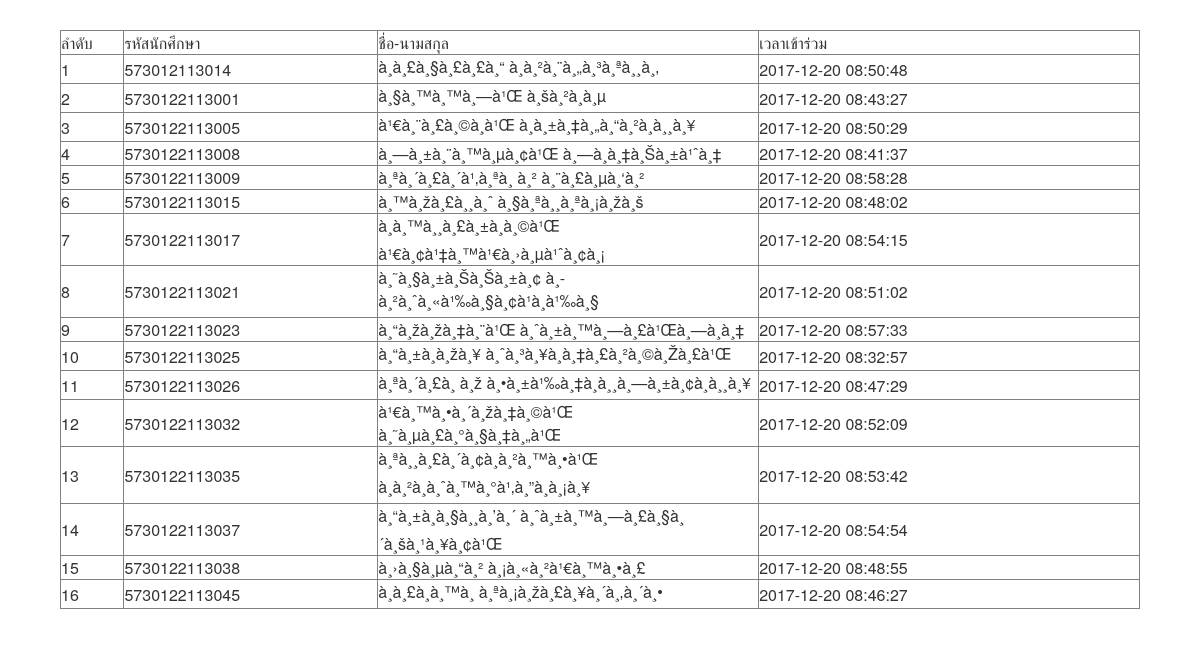
The page /viewchk.php on the database its author committed.
### tables this page shows
CREATE TABLE `checkin` (
  `ST_Code` varchar(15) NOT NULL,
  `ST_Name` varchar(100) NOT NULL,
  `Timein` datetime NOT NULL
);

### viewchk.php (the view, shortened to what this page needs)
<?php
include'include/condb.php';
?>
<html lang="en">
  <head>
<link href="css/bootstrap.min.css" rel="stylesheet">
<link rel="stylesheet" href="https://maxcdn.bootstrapcdn.com/bootstrap/3.3.7/css/bootstrap.min.css">
<link rel="stylesheet" href="https://maxcdn.bootstrapcdn.com/bootstrap/3.3.7/css/bootstrap-theme.min.css">
  </head>
  <body>
<?php
  $sql = "SELECT * FROM checkin ORDER BY ST_Code ASC";
  $query = mysqli_query($conn, $sql);
 ?>
<div class="container">
<table border="1" style="margin: 30px">
  <tr>
    <td width="5%">ลำดับ</td>
    <td width="20%">รหัสนักศึกษา</td>
    <td width="30%">ชื่อ-นามสกุล</td>
    <td width="30%">เวลาเข้าร่วม</td>
  </tr>
<?php
$i=0;
  while($result=mysqli_fetch_array($query,MYSQLI_ASSOC)){
 $i++;
?>
  <tr>
    <td><?php echo $i; ?></td>
    <td><?php echo $result['ST_Code']; ?></td>
    <td><?php echo $result['ST_Name']; ?></td>
    <td><?php echo $result['Timein']; ?></td>
  </tr>
<?php
}
?>
</table>
    </div>
  </body>
</html>

### rows shown on the page
checkin: ST_Code "573012113014", ST_Name "à¸­à¸£à¸§à¸£à¸£à¸“ à¸à¸²à¸¨à¸„à¸³à¸ªà¸¸à¸‚", Timein "2017-12-20 08:50:48"
checkin: ST_Code "5730122113001", ST_Name "à¸§à¸™à¸™à¸—à¹Œ à¸šà¸²à¸à¸µ", Timein "2017-12-20 08:43:27"
checkin: ST_Code "5730122113005", ST_Name "à¹€à¸¨à¸£à¸©à¸à¹Œ à¸­à¸±à¸‡à¸„à¸“à¸²à¸à¸¸à¸¥", Timein "2017-12-20 08:50:29"
checkin: ST_Code "5730122113008", ST_Name "à¸—à¸±à¸¨à¸™à¸µà¸¢à¹Œ à¸—à¸­à¸‡à¸Šà¸±à¹ˆà¸‡", Timein "2017-12-20 08:41:37"
checkin: ST_Code "5730122113009", ST_Name "à¸ªà¸´à¸£à¸´à¹‚à¸ªà¸ à¸² à¸¨à¸£à¸µà¸‘à¸²", Timein "2017-12-20 08:58:28"
checkin: ST_Code "5730122113015", ST_Name "à¸™à¸žà¸£à¸¸à¸ˆ à¸§à¸ªà¸¸à¸ªà¸¡à¸žà¸š", Timein "2017-12-20 08:48:02"
checkin: ST_Code "5730122113017", ST_Name "à¸­à¸™à¸¸à¸£à¸±à¸à¸©à¹Œ à¹€à¸¢à¹‡à¸™à¹€à¸›à¸µà¹ˆà¸¢à¸¡", Timein "2017-12-20 08:54:15"
checkin: ST_Code "5730122113021", ST_Name "à¸˜à¸§à¸±à¸Šà¸Šà¸±à¸¢ à¸­à¸²à¸ˆà¸«à¹‰à¸§à¸¢à¹à¸à¹‰à¸§", Timein "2017-12-20 08:51:02"
checkin: ST_Code "5730122113023", ST_Name "à¸“à¸žà¸žà¸‡à¸¨à¹Œ à¸ˆà¸±à¸™à¸—à¸£à¹Œà¸—à¸­à¸‡", Timein "2017-12-20 08:57:33"
checkin: ST_Code "5730122113025", ST_Name "à¸“à¸±à¸à¸žà¸¥ à¸ˆà¸³à¸¥à¸­à¸‡à¸£à¸²à¸©à¸Žà¸£à¹Œ", Timein "2017-12-20 08:32:57"
checkin: ST_Code "5730122113026", ST_Name "à¸ªà¸´à¸£à¸ à¸ž à¸•à¸±à¹‰à¸‡à¸­à¸¸à¸—à¸±à¸¢à¸à¸¸à¸¥", Timein "2017-12-20 08:47:29"
checkin: ST_Code "5730122113032", ST_Name "à¹€à¸™à¸•à¸´à¸žà¸‡à¸©à¹Œ à¸˜à¸µà¸£à¸°à¸§à¸‡à¸„à¹Œ", Timein "2017-12-20 08:52:09"
checkin: ST_Code "5730122113035", ST_Name "à¸ªà¸¸à¸£à¸´à¸¢à¸à¸²à¸™à¸•à¹Œ à¸à¸²à¸à¸ˆà¸™à¸°à¹‚à¸”à¸à¸¡à¸¥", Timein "2017-12-20 08:53:42"
checkin: ST_Code "5730122113037", ST_Name "à¸“à¸±à¸à¸§à¸¸à¸’à¸´ à¸ˆà¸±à¸™à¸—à¸£à¸§à¸´à¸šà¸¹à¸¥à¸¢à¹Œ", Timein "2017-12-20 08:54:54"
checkin: ST_Code "5730122113038", ST_Name "à¸›à¸§à¸µà¸“à¸² à¸¡à¸«à¸²à¹€à¸™à¸•à¸£", Timein "2017-12-20 08:48:55"
checkin: ST_Code "5730122113045", ST_Name "à¸à¸£à¸à¸™à¸ à¸ªà¸¡à¸žà¸£à¸¥à¸´à¸‚à¸´à¸•", Timein "2017-12-20 08:46:27"
